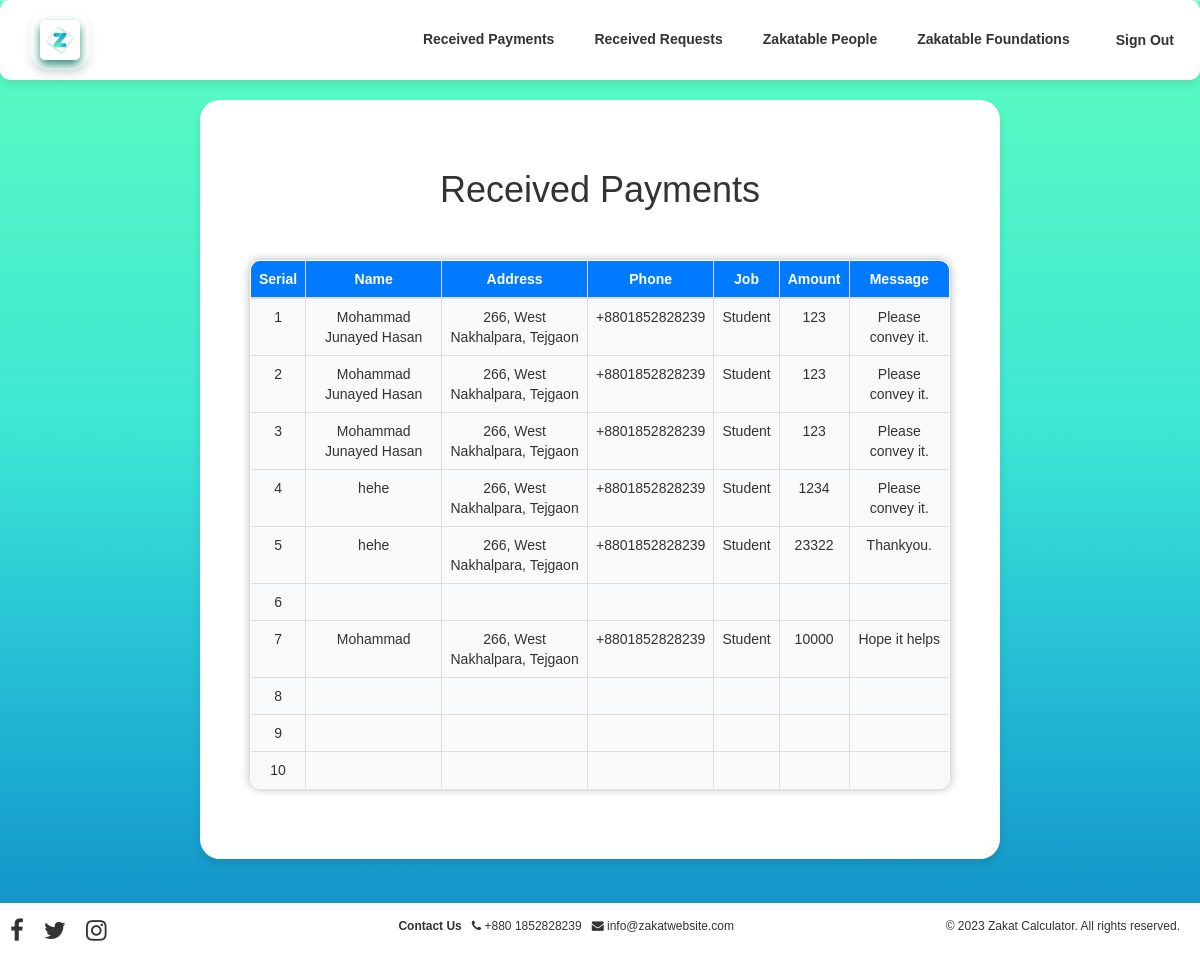
Screenshot of /Frontend/received_payments.php with the database file from the repository.
### tables this page shows
CREATE TABLE `donateCentrally` (
  `name` varchar(100) NOT NULL,
  `address` varchar(100) NOT NULL,
  `phone` varchar(100) NOT NULL,
  `job` varchar(100) NOT NULL,
  `email` varchar(100) NOT NULL,
  `amount` varchar(100) NOT NULL,
  `message` varchar(100) NOT NULL
);

### Frontend/received_payments.php (the view, shortened to what this page needs)
<?php
        $dbhost ='localhost';
        $dbuser = 'root';
        $dbpass = '';
        $dbname = "zakat";
        $mysqli = new mysqli($dbhost, $dbuser, $dbpass, $dbname) ;
        $sql = "SELECT * from donateCentrally";
        $rs = mysqli_query($mysqli, $sql);
        $serial = 1;
?>
<!DOCTYPE html>
<html>
<head>
	<link rel="stylesheet" href="https://maxcdn.bootstrapcdn.com/bootstrap/3.3.7/css/bootstrap.min.css">
	<link rel="stylesheet" href="received_payments.css">
    <link rel="stylesheet" href="https://cdnjs.cloudflare.com/ajax/libs/font-awesome/4.7.0/css/font-awesome.min.css">
</head>
<body>
	<header>
            <div class="logo">
                <img src="photos/logo.png"alt="Zakat Calculator Logo">
                </div>
        <nav>
            <ul>
                <li><a href="received_payments.php">Received Payments</a></li>
                <li><a href="received_requests.php">Received Requests</a></li>
                <li><a href="receiving_people.php">Zakatable People</a></li>
                <li><a href="receiving_foundations.php">Zakatable Foundations</a></li>
                <form action = 'profile.php' method="POST">
                <li><a href="login.php"><input type="submit" name="logout" value="Sign Out"></a></li>
                </form>
            </ul>
        </nav>
    </header>
	<div class="container">
	<h1>Received Payments</h1>
	<table class="table table-bordered table-striped">
        <thead>
            <tr>
                <th>Serial</th>
                <th>Name</th>
                <th>Address</th>
                <th>Phone</th>
                <th>Job</th>
                <th>Amount</th>
                <th>Message</th>
            </tr>
        </thead>
        <tbody>
            <?php while ($row = mysqli_fetch_assoc($rs)) { ?>
              <tr>
                <td><?php echo $serial++; ?></td>
                <td><?php echo $row['name']; ?></td>
                <td><?php echo $row['address']; ?></td>
                <td><?php echo $row['phone']; ?></td>
                <td><?php echo $row['job']; ?></td>
                <td><?php echo $row['amount']; ?></td>
                <td><?php echo $row['message']; ?></td>
              </tr>
             <?php } ?>
        </tbody>
    </table>
</div>
<footer>
    <div class="container-f">
        <div class="social-links">
                <a href="#"><i class="fa fa-facebook-f"></i></a>
                <a href="#"><i class="fa fa-twitter"></i></a>
                <a href="#"><i class="fa fa-instagram"></i></a>
            </div>
            <div class="contact-info">
          <p><b>Contact Us</b></p>
                <p><i class="fa fa-phone"></i> +880 1852828239</p>
                <p><i class="fa fa-envelope"></i> info@zakatwebsite.com</p>
            </div>
        <p>&copy; 2023 Zakat Calculator. All rights reserved.</p>
      </div>
        </footer>
</body>
</html>

### Frontend/received_payments.css (style rules this page uses)
body { font-family: Arial, sans-serif; margin: 0; padding: 0; background-image: url('photos/bg.png'); background-size: cover; background-repeat: no-repeat; }
header { background-color: #fff; padding: 10px; box-shadow: 0px 5px 10px rgba(0,0,0,0.1); position: fixed; top: 0; left: 0; width: 100%; z-index: 1; display: flex; justify-content: space-between; align-items: center; border-radius: 20px; }
nav { display: flex; align-items: center; justify-content: flex-end; }
nav ul { margin: 0; padding: 0; display: flex; list-style-type: none; }
nav ul li { margin-left: 20px; font-weight: bold; }
nav ul li a { color: #333; text-decoration: none; padding: 10px; transition: all 0.3s ease-in-out; }
nav ul li a input { border: none; background: none; }
.logo { margin-left: 20px; font-size: 24px; font-weight: bold; color: #333; text-transform: uppercase; letter-spacing: 2px; border-radius: 20px; padding: 10px; background-color: #fff; box-shadow: 0px 5px 10px rgba(0,0,0,0.1); background-image: url("logo.jpeg"); }
.container { max-width: 800px; margin: 100px auto; background-color: #fff; box-shadow: 0px 5px 10px rgba(0,0,0,0.1); border-radius: 20px; padding: 50px; display: flex; flex-direction: column; align-items: center; }
h1 { font-size: 36px; margin-bottom: 30px; }
table { border-collapse: collapse; width: 100%; max-width: 800px; border-radius: 10px; overflow: hidden; box-shadow: 0px 0px 10px rgba(0,0,0,0.3); border: 1px solid #ddd; margin: 20px auto; padding: 10px; }
thead { background-color: #007bff; color: #fff; }
tbody { background-color: #f8f9fa; }
td, th { padding: 10px; text-align: center; border: 1px solid #dee2e6; font-size: 14px; }
header { background-color: #fff; padding: 10px; box-shadow: 0px 5px 10px rgba(0,0,0,0.1); position: fixed; top: 0; left: 0; width: 100%; z-index: 1; display: flex; justify-content: space-between; align-items: center; border-radius: 10px; }
.logo { display: flex; align-items: center; font-size: 24px; font-weight: bold; color: #fff; }
.logo img { width: 40px; height: 40px; border-radius: 5px; box-shadow: 0px 5px 10px rgba(5, 118, 97, 0.8); }
nav { display: flex-right; align-items: center; justify-content: flex-end; }
footer { display: flex; justify-content: space-between; align-items: center; overflow-x: auto; }
.container-f { background-color: #fff; padding: 10px; box-shadow: 0px 5px 10px rgba(0,0,0,0.1); display: flex; justify-content: space-between; align-items: center; margin: 0; position:fixed; bottom: 0; left: 0; right: 0; font-size: 12px; line-height: 1.5; color: #333; width: 100%; }
.social-links { display: flex; margin-right: 20px; align-items: center; }
.social-links a { color: #333; margin-right: 20px; font-size: 24px; transition: all 0.3s ease-in-out; }
.contact-info { display: flex; align-items: center; margin-left: 50px; color: black; }
.contact-info p { margin: 0; color: #333; font-size: 12px; line-height: 1.5; }
.container-f p { color: #333; font-size: 12px; line-height: 1.5; margin-bottom: 10px; margin-right: 10px; }

### rows the page displays
donatecentrally: name "Mohammad Junayed Hasan", address "266, West Nakhalpara, Tejgaon", phone "+8801852828239", job "Student", amount "123", message "Please convey it."
donatecentrally: name "Mohammad Junayed Hasan", address "266, West Nakhalpara, Tejgaon", phone "+8801852828239", job "Student", amount "123", message "Please convey it."
donatecentrally: name "Mohammad Junayed Hasan", address "266, West Nakhalpara, Tejgaon", phone "+8801852828239", job "Student", amount "123", message "Please convey it."
donatecentrally: name "hehe", address "266, West Nakhalpara, Tejgaon", phone "+8801852828239", job "Student", amount "1234", message "Please convey it."
donatecentrally: name "hehe", address "266, West Nakhalpara, Tejgaon", phone "+8801852828239", job "Student", amount "23322", message "Thankyou."
donatecentrally: name "Mohammad", address "266, West Nakhalpara, Tejgaon", phone "+8801852828239", job "Student", amount "10000", message "Hope it helps"
